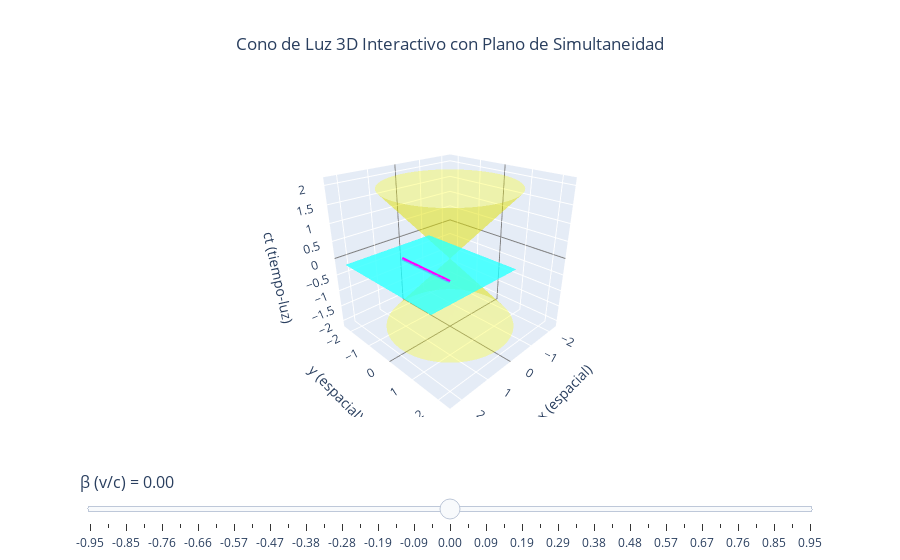

Here is the notebook cell this chart was saved with:
### Code cell
import plotly.graph_objects as go
import numpy as np

# --- Parámetros ---
CT_MAX = 2.0  # Máxima "altura" (ct) del cono
N_POINTS_CONE = 50 # Puntos para definir la superficie del cono
PLANE_EXTENT_FACTOR = 1.8 # Cuán lejos se extiende el plano más allá de la línea
LINE_X_POS = 1.0
LINE_Y_MIN = -1.0
LINE_Y_MAX = 1.0

# --- Funciones para generar geometrías ---

def get_cone_surface(ct_max, n_points, future=True):
    """Genera los puntos para la superficie de un cono de luz."""
    # En unidades c=1, el radio espacial r = |ct|
    # Usamos ct como el parámetro que varía a lo largo del eje del cono
    # y theta para el ángulo azimutal.
    ct_abs_vals = np.linspace(0, ct_max, n_points // 2)
    theta_vals = np.linspace(0, 2 * np.pi, n_points)
    
    ct_grid, theta_grid = np.meshgrid(ct_abs_vals, theta_vals)
    
    # Coordenadas cilíndricas: r = ct_abs_vals
    x = ct_grid * np.cos(theta_grid)
    y = ct_grid * np.sin(theta_grid)
    
    if future:
        z_ct = ct_grid # ct > 0
    else:
        z_ct = -ct_grid # ct < 0
        
    return x, y, z_ct

def get_plane_surface(beta, line_x_pos, line_y_min, line_y_max, extent_factor):
    """Genera los puntos para el plano ct = beta * (x - line_x_pos)."""
    # El plano debe extenderse alrededor de la línea
    x_center = line_x_pos
    y_center = (line_y_min + line_y_max) / 2
    y_span_half = (line_y_max - line_y_min) / 2
    
    # Definimos el rango del plano en x e y
    # Queremos que el plano contenga la línea y se extienda un poco más
    x_plane = np.linspace(x_center - y_span_half * extent_factor, 
                          x_center + y_span_half * extent_factor, 20)
    y_plane = np.linspace(y_center - y_span_half * extent_factor, 
                          y_center + y_span_half * extent_factor, 20)
    
    x_grid, y_grid = np.meshgrid(x_plane, y_plane)
    
    # Ecuación del plano: ct = beta * (x - x_linea)
    ct_grid = beta * (x_grid - line_x_pos)
    return x_grid, y_grid, ct_grid

# --- Crear la figura inicial ---
fig = go.Figure()

# 1. Cono de Luz Futuro
x_cone_f, y_cone_f, z_cone_f = get_cone_surface(CT_MAX, N_POINTS_CONE, future=True)
fig.add_trace(go.Surface(x=x_cone_f, y=y_cone_f, z=z_cone_f,
                         colorscale=[[0, 'yellow'], [1, 'yellow']], # Color uniforme
                         opacity=0.3,
                         showscale=False, # No mostrar barra de color para el cono
                         name="Cono Futuro (ct > 0)"))

# 2. Cono de Luz Pasado
x_cone_p, y_cone_p, z_cone_p = get_cone_surface(CT_MAX, N_POINTS_CONE, future=False)
fig.add_trace(go.Surface(x=x_cone_p, y=y_cone_p, z=z_cone_p,
                         colorscale=[[0, 'yellow'], [1, 'yellow']],
                         opacity=0.3,
                         showscale=False,
                         name="Cono Pasado (ct < 0)"))

# 3. Línea segmento de (1,-1,0) a (1,1,0)
line_x = [LINE_X_POS, LINE_X_POS]
line_y = [LINE_Y_MIN, LINE_Y_MAX]
line_ct = [0, 0]
fig.add_trace(go.Scatter3d(x=line_x, y=line_y, z=line_ct,
                           mode='lines',
                           line=dict(color='magenta', width=7),
                           name=f"Línea (x={LINE_X_POS}, ct=0)"))

# 4. Plano de Simultaneidad (inicial con beta=0)
initial_beta = 0.0
x_plane, y_plane, z_plane = get_plane_surface(initial_beta, LINE_X_POS, LINE_Y_MIN, LINE_Y_MAX, PLANE_EXTENT_FACTOR)
fig.add_trace(go.Surface(x=x_plane, y=y_plane, z=z_plane,
                         colorscale=[[0, 'cyan'], [1, 'cyan']], # Color uniforme
                         opacity=0.7,
                         showscale=False,
                         name="Plano de Simultaneidad"))

# --- Configuración del Layout y Slider ---
beta_values = np.linspace(-0.95, 0.95, 41) # Valores para beta (v/c)
# Encuentra el índice para beta=0.0 para el valor activo inicial del slider
active_slider_idx = np.where(np.isclose(beta_values, 0.0))[0][0]


sliders = [
    dict(
        active=int(active_slider_idx),
        currentvalue={"prefix": "β (v/c) = ", "font": {"size": 16}},
        pad={"t": 50}, # Espacio superior para el título del slider
        steps=[]
    )
]

for beta in beta_values:
    # Recalcular solo el plano para cada valor de beta
    _, _, z_plane_updated = get_plane_surface(beta, LINE_X_POS, LINE_Y_MIN, LINE_Y_MAX, PLANE_EXTENT_FACTOR)
    step = dict(
        method="restyle", # 'restyle' es más eficiente para cambiar datos de un trace
        args=[{"z": [z_plane_updated.tolist()]}, [3]], # Actualiza el 'z' del cuarto trace (índice 3, el plano)
        # El primer argumento de args es un diccionario de atributos a cambiar.
        # El segundo argumento es una lista de índices de los traces a los que aplicar los cambios.
        label=f"{beta:.2f}"
    )
    sliders[0]["steps"].append(step)

fig.update_layout(
    title_text="Cono de Luz 3D Interactivo con Plano de Simultaneidad",
    title_x=0.5,
    scene=dict(
        xaxis_title="x (espacial)",
        yaxis_title="y (espacial)",
        zaxis_title="ct (tiempo-luz)",
        xaxis=dict(range=[-CT_MAX*1.2, CT_MAX*1.2], autorange=False, zerolinecolor='gray', zerolinewidth=2),
        yaxis=dict(range=[-CT_MAX*1.2, CT_MAX*1.2], autorange=False, zerolinecolor='gray', zerolinewidth=2),
        zaxis=dict(range=[-CT_MAX*1.1, CT_MAX*1.1], autorange=False, zerolinecolor='gray', zerolinewidth=2),
        aspectratio=dict(x=1, y=1, z=1), # Para que los ejes tengan la misma escala visual
        camera=dict(
            eye=dict(x=1.5, y=1.5, z=1.0) # Posición inicial de la cámara
        )
    ),
    scene_dragmode='orbit', # Permite rotar con el ratón
    sliders=sliders,
    legend=dict(orientation="h", yanchor="bottom", y=0.01, xanchor="center", x=0.5)
)

# Mostrar la figura
fig.show()

### Figure 1 — Plotly figure (JSON) as saved in the notebook; plotly's stock layout.template omitted (floating-point values rounded to 4 significant figures; data arrays with more than 128 entries replaced by an {"elided": "..."} marker saying what was removed)
{"data": [{"colorscale": [[0, "yellow"], [1, "yellow"]], "name": "Cono Futuro (ct > 0)", "opacity": 0.3, "showscale": false, "type": "surface", "x": {"elided": "50x25 float values"}, "y": {"elided": "50x25 float values"}, "z": {"elided": "50x25 float values"}}, {"colorscale": [[0, "yellow"], [1, "yellow"]], "name": "Cono Pasado (ct < 0)", "opacity": 0.3, "showscale": false, "type": "surface", "x": {"elided": "50x25 float values"}, "y": {"elided": "50x25 float values"}, "z": {"elided": "50x25 float values"}}, {"line": {"color": "magenta", "width": 7}, "mode": "lines", "name": "Línea (x=1.0, ct=0)", "type": "scatter3d", "x": [1, 1], "y": [-1, 1], "z": [0, 0]}, {"colorscale": [[0, "cyan"], [1, "cyan"]], "name": "Plano de Simultaneidad", "opacity": 0.7, "showscale": false, "type": "surface", "x": {"elided": "20x20 float values"}, "y": {"elided": "20x20 float values"}, "z": {"elided": "20x20 float values"}}], "layout": {"legend": {"orientation": "h", "x": 0.5, "xanchor": "center", "y": 0.01, "yanchor": "bottom"}, "scene": {"aspectratio": {"x": 1, "y": 1, "z": 1}, "camera": {"eye": {"x": 1.5, "y": 1.5, "z": 1}}, "dragmode": "orbit", "xaxis": {"autorange": false, "range": [-2.4, 2.4], "title": {"text": "x (espacial)"}, "zerolinecolor": "gray", "zerolinewidth": 2}, "yaxis": {"autorange": false, "range": [-2.4, 2.4], "title": {"text": "y (espacial)"}, "zerolinecolor": "gray", "zerolinewidth": 2}, "zaxis": {"autorange": false, "range": [-2.2, 2.2], "title": {"text": "ct (tiempo-luz)"}, "zerolinecolor": "gray", "zerolinewidth": 2}}, "sliders": [{"active": 20, "currentvalue": {"font": {"size": 16}, "prefix": "β (v/c) = "}, "pad": {"t": 50}, "steps": [{"args": [{"z": {"elided": "1x20x20 float values"}}, [3]], "label": "-0.95", "method": "restyle"}, {"args": [{"z": {"elided": "1x20x20 float values"}}, [3]], "label": "-0.90", "method": "restyle"}, {"args": [{"z": {"elided": "1x20x20 float values"}}, [3]], "label": "-0.85", "method": "restyle"}, {"args": [{"z": {"elided": "1x20x20 float values"}}, [3]], "label": "-0.81", "method": "restyle"}, {"args": [{"z": {"elided": "1x20x20 float values"}}, [3]], "label": "-0.76", "method": "restyle"}, {"args": [{"z": {"elided": "1x20x20 float values"}}, [3]], "label": "-0.71", "method": "restyle"}, {"args": [{"z": {"elided": "1x20x20 float values"}}, [3]], "label": "-0.66", "method": "restyle"}, {"args": [{"z": {"elided": "1x20x20 float values"}}, [3]], "label": "-0.62", "method": "restyle"}, {"args": [{"z": {"elided": "1x20x20 float values"}}, [3]], "label": "-0.57", "method": "restyle"}, {"args": [{"z": {"elided": "1x20x20 float values"}}, [3]], "label": "-0.52", "method": "restyle"}, {"args": [{"z": {"elided": "1x20x20 float values"}}, [3]], "label": "-0.47", "method": "restyle"}, {"args": [{"z": {"elided": "1x20x20 float values"}}, [3]], "label": "-0.43", "method": "restyle"}, {"args": [{"z": {"elided": "1x20x20 float values"}}, [3]], "label": "-0.38", "method": "restyle"}, {"args": [{"z": {"elided": "1x20x20 float values"}}, [3]], "label": "-0.33", "method": "restyle"}, {"args": [{"z": {"elided": "1x20x20 float values"}}, [3]], "label": "-0.28", "method": "restyle"}, {"args": [{"z": {"elided": "1x20x20 float values"}}, [3]], "label": "-0.24", "method": "restyle"}, {"args": [{"z": {"elided": "1x20x20 float values"}}, [3]], "label": "-0.19", "method": "restyle"}, {"args": [{"z": {"elided": "1x20x20 float values"}}, [3]], "label": "-0.14", "method": "restyle"}, {"args": [{"z": {"elided": "1x20x20 float values"}}, [3]], "label": "-0.09", "method": "restyle"}, {"args": [{"z": {"elided": "1x20x20 float values"}}, [3]], "label": "-0.05", "method": "restyle"}, {"args": [{"z": {"elided": "1x20x20 int values"}}, [3]], "label": "0.00", "method": "restyle"}, {"args": [{"z": {"elided": "1x20x20 float values"}}, [3]], "label": "0.05", "method": "restyle"}, {"args": [{"z": {"elided": "1x20x20 float values"}}, [3]], "label": "0.09", "method": "restyle"}, {"args": [{"z": {"elided": "1x20x20 float values"}}, [3]], "label": "0.14", "method": "restyle"}, {"args": [{"z": {"elided": "1x20x20 float values"}}, [3]], "label": "0.19", "method": "restyle"}, {"args": [{"z": {"elided": "1x20x20 float values"}}, [3]], "label": "0.24", "method": "restyle"}, {"args": [{"z": {"elided": "1x20x20 float values"}}, [3]], "label": "0.29", "method": "restyle"}, {"args": [{"z": {"elided": "1x20x20 float values"}}, [3]], "label": "0.33", "method": "restyle"}, {"args": [{"z": {"elided": "1x20x20 float values"}}, [3]], "label": "0.38", "method": "restyle"}, {"args": [{"z": {"elided": "1x20x20 float values"}}, [3]], "label": "0.43", "method": "restyle"}, {"args": [{"z": {"elided": "1x20x20 float values"}}, [3]], "label": "0.48", "method": "restyle"}, {"args": [{"z": {"elided": "1x20x20 float values"}}, [3]], "label": "0.52", "method": "restyle"}, {"args": [{"z": {"elided": "1x20x20 float values"}}, [3]], "label": "0.57", "method": "restyle"}, {"args": [{"z": {"elided": "1x20x20 float values"}}, [3]], "label": "0.62", "method": "restyle"}, {"args": [{"z": {"elided": "1x20x20 float values"}}, [3]], "label": "0.67", "method": "restyle"}, {"args": [{"z": {"elided": "1x20x20 float values"}}, [3]], "label": "0.71", "method": "restyle"}, {"args": [{"z": {"elided": "1x20x20 float values"}}, [3]], "label": "0.76", "method": "restyle"}, {"args": [{"z": {"elided": "1x20x20 float values"}}, [3]], "label": "0.81", "method": "restyle"}, {"args": [{"z": {"elided": "1x20x20 float values"}}, [3]], "label": "0.85", "method": "restyle"}, {"args": [{"z": {"elided": "1x20x20 float values"}}, [3]], "label": "0.90", "method": "restyle"}, {"args": [{"z": {"elided": "1x20x20 float values"}}, [3]], "label": "0.95", "method": "restyle"}]}], "title": {"text": "Cono de Luz 3D Interactivo con Plano de Simultaneidad", "x": 0.5}}}
